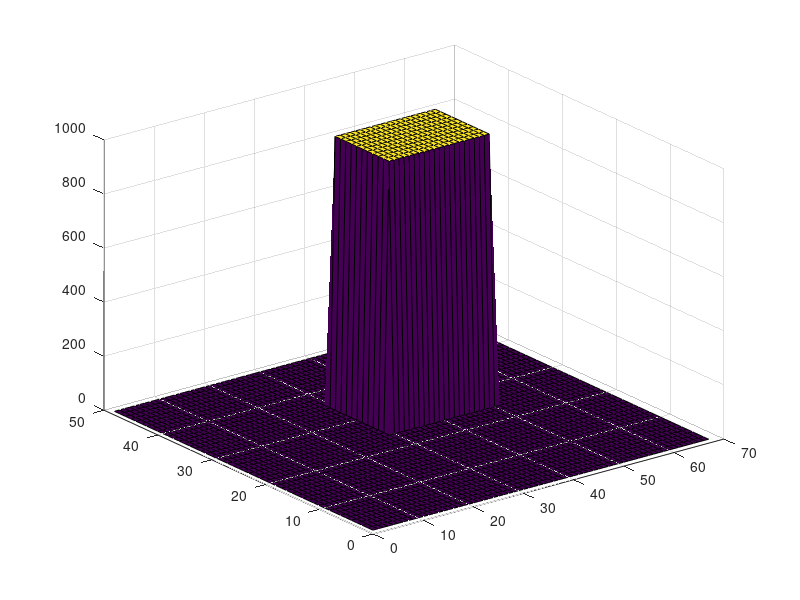

MATLAB code for this plot:
% T(1:49, 1:68)=0.1;
% 
% T(25:25, 30:50)=10;
% T(26:26, 30:50)=100;
% T(27:27, 30:50)=1000;
% T(28:28, 30:50)=10000;
% T(29:29, 30:50)=100000;
% T(30:30, 30:50)=1000000;
% T(31:31, 30:50)=10000000;
% T(32:32, 30:50)=100000000;
% T(33:33, 30:50)=1000000000;
% T(34:34, 30:50)=10000000000;
% T(35:35, 30:50)=100000000000;
% 
% 
% save('T', 'T');
% 
% surf(T);

T(1:49, 1:68)=0.1;

T(25:35, 30:50)=1000;

save('T', 'T');

surf(T);